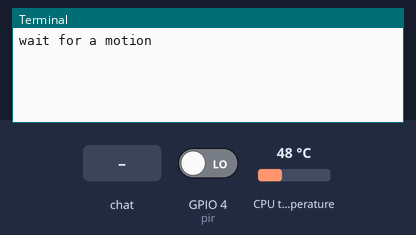
Simulated run of this program. Board: Raspberry Pi (BCM pin numbers). Shown: the last lines printed to the terminal. The inputs (shaded band) are chosen by the test bench; at power-on: GPIO 4 (pir) LOW, CPU temperature 48 °C. The clock reads 2024-03-15 10:24:30 at power-on unless the program sets it; the camera gives no picture and a still takes 0.5 s; system figures (address, load, memory, disk, uptime) are fixed made-up values; every time zone reads the same local clock; the run ends when the program shuts the computer down; threads take turns every 2 ms. At 4.3 s the program restarts the board; the recording ends there.

Above: at 1.2 s.
1.3 s: GPIO 4 (pir) driven HIGH
At 1.9 s:
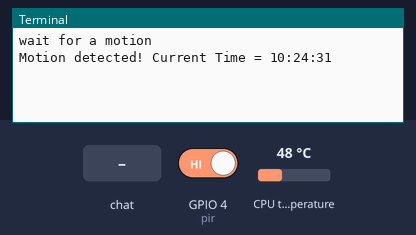
2.8 s: chat message "/stats" arrives
At 4.0 s:
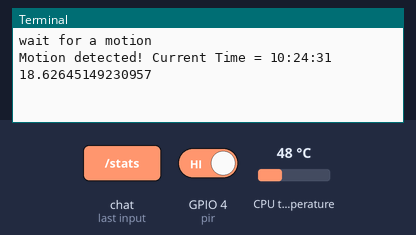

The program:

RaspberryIPCameraBot.py
```python
from gpiozero import MotionSensor
from datetime import datetime
import pytz
from telegram.ext import Updater, CommandHandler
import os
import Thread
import picamera
from subprocess import call
from gpiozero import CPUTemperature
import psutil

pir = MotionSensor(4)
class RaspberryPiBot(object):
    _instance = None

    def __new__(cls):
        if not hasattr(cls, '_inst'):
            RaspberryPiBot._instance = super(RaspberryPiBot, cls).__new__(cls)
            return RaspberryPiBot._instance

    def __init__(self):
        self.updater = Updater(os.getenv("TOKEN"), use_context=True) # os.getenv("TOKEN2"), use_context=True)
        self.dispatcher = self.updater.dispatcher
        self.camera = picamera.PiCamera()
        self.camera.resolution = (640, 480)
        self.cpu = CPUTemperature()
        self.recording = False
        self.CreateHandler()
        self.run()

    def CreateHandler(self):
        self.dispatcher.add_handler(CommandHandler("photo", self.get_photo))
        self.dispatcher.add_handler(CommandHandler("video", self.get_video))
        self.dispatcher.add_handler(CommandHandler("stats", self.stats))
        self.dispatcher.add_handler(CommandHandler("restart", self.restart))

    def restart(self, update, context):
        os.system("sudo reboot")
    def stats(self, update, context):
        bytes_avail = psutil.disk_usage('/').free
        gigabytes_avail = bytes_avail / 1024 / 1024 / 1024
        print(gigabytes_avail)
        context.bot.send_message(os.getenv("CHAT_ID"),
                                 "Free space: {0}gb\nTemperature CPU: {1}c\n".format(gigabytes_avail, self.cpu.temperature))

    def run(self):
        Thread.Thread(self.detect_motion, ())
        self.updater.start_polling(timeout=1990000, poll_interval=5)
        self.updater.idle()

    def get_video(self, update, context):
        if self.recording:
            context.bot.send_message(os.getenv("CHAT_ID"), "Motion detected, the camera is processing another request")
        else:
            self.recording = True
            now = datetime.now(pytz.timezone('Europe/Kyiv'))
            self.file_name = "/home/pi/Desktop/Video/" + now.strftime("%d-%m-%Y-%H-%M-%S") + ".h264"
            self.camera.start_recording(self.file_name)
            self.camera.wait_recording(20)
            self.camera.stop_recording()
            self.convert_video()
            self.updater.bot.send_video(os.getenv("CHAT_ID"), open(self.file_name, 'rb'))
            self.recording = False
    def get_photo(self, update, context):
        if self.recording:
            context.bot.send_message(os.getenv("CHAT_ID"),"Motion detected, the camera is processing another request")
        else:
            self.camera.resolution = (1920, 1080)
            now = datetime.now(pytz.timezone('Europe/Kyiv'))
            photo_file = '/home/pi/Desktop/Photo/' + now.strftime("%d-%m-%Y-%H-%M-%S") + ".jpg"
            self.camera.start_preview()
            self.camera.capture(photo_file)
            context.bot.sendPhoto(os.getenv("CHAT_ID"), open(photo_file, 'rb'))
            self.camera.resolution = (640, 480)

    def detect_motion(self):
        while True:
            print("wait for a motion")
            pir.wait_for_motion()
            self.recording = True
            now = datetime.now(pytz.timezone('Europe/Kyiv'))
            current_time = now.strftime("%H:%M:%S")
            print("Motion detected! Current Time =", current_time)
            self.updater.bot.send_message(os.getenv("CHAT_ID"), "Motion detected! Current Time ={0}".format(current_time))
            self.file_name = "/home/pi/Desktop/Video/" + now.strftime("%d-%m-%Y-%H-%M-%S") + ".h264"
            self.camera.start_recording(self.file_name)
            self.camera.wait_recording(20)
            self.camera.stop_recording()
            self.convert_video()
            self.updater.bot.send_video(os.getenv("CHAT_ID"), open(self.file_name, 'rb'))
            self.recording = False

    def convert_video(self):
        file_mp4 = self.file_name.replace(".h264", ".mp4")
        command = "MP4Box -add " + self.file_name + " " + file_mp4
        print(command)
        call([command], shell=True)
        self.file_name = file_mp4


RaspberryPiBot()
```

Thread.py
```python
import threading

class Thread:
    def __init__(self, func = None, arg =None):
        self.t = threading.Thread(target=func, args=arg)
        self.t.start()
```

Measured:
- after the input at 1.3 s, the terminal: prints a new line at once (image 1)
- after the input at 2.8 s, the terminal: prints a new line at once (image 2)
